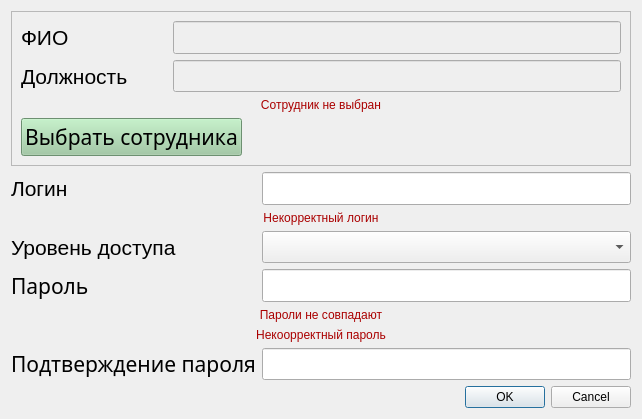
<?xml version="1.0" encoding="UTF-8"?>
<ui version="4.0">
 <class>AddUserDialog</class>
 <widget class="QDialog" name="AddUserDialog">
  <property name="geometry">
   <rect>
    <x>0</x>
    <y>0</y>
    <width>642</width>
    <height>419</height>
   </rect>
  </property>
  <property name="windowTitle">
   <string>Новый пользователь</string>
  </property>
  <layout class="QGridLayout" name="gridLayout">
   <item row="9" column="0" colspan="2">
    <widget class="QLabel" name="incorrect_label">
     <property name="styleSheet">
      <string notr="true">QLabel
{
	color: rgb(170, 0, 0)
}</string>
     </property>
     <property name="text">
      <string>Некоорректный пароль</string>
     </property>
     <property name="alignment">
      <set>Qt::AlignCenter</set>
     </property>
    </widget>
   </item>
   <item row="0" column="0" colspan="2">
    <widget class="QFrame" name="frame">
     <property name="frameShape">
      <enum>QFrame::StyledPanel</enum>
     </property>
     <property name="frameShadow">
      <enum>QFrame::Raised</enum>
     </property>
     <layout class="QGridLayout" name="gridLayout_2">
      <item row="1" column="0">
       <widget class="QLabel" name="pos_label">
        <property name="minimumSize">
         <size>
          <width>0</width>
          <height>30</height>
         </size>
        </property>
        <property name="font">
         <font>
          <pointsize>16</pointsize>
         </font>
        </property>
        <property name="text">
         <string>Должность</string>
        </property>
       </widget>
      </item>
      <item row="0" column="1" colspan="3">
       <widget class="QLineEdit" name="surname_lineEdit">
        <property name="enabled">
         <bool>false</bool>
        </property>
        <property name="minimumSize">
         <size>
          <width>350</width>
          <height>30</height>
         </size>
        </property>
        <property name="font">
         <font>
          <pointsize>16</pointsize>
         </font>
        </property>
       </widget>
      </item>
      <item row="1" column="1" colspan="3">
       <widget class="QLineEdit" name="pos_lineEdit">
        <property name="enabled">
         <bool>false</bool>
        </property>
        <property name="minimumSize">
         <size>
          <width>350</width>
          <height>30</height>
         </size>
        </property>
        <property name="font">
         <font>
          <pointsize>16</pointsize>
         </font>
        </property>
       </widget>
      </item>
      <item row="0" column="0">
       <widget class="QLabel" name="surname_label">
        <property name="minimumSize">
         <size>
          <width>0</width>
          <height>30</height>
         </size>
        </property>
        <property name="font">
         <font>
          <pointsize>16</pointsize>
         </font>
        </property>
        <property name="text">
         <string>ФИО</string>
        </property>
       </widget>
      </item>
      <item row="5" column="0" colspan="4">
       <layout class="QHBoxLayout" name="horizontalLayout">
        <item>
         <widget class="QPushButton" name="staff_pushButton">
          <property name="minimumSize">
           <size>
            <width>0</width>
            <height>30</height>
           </size>
          </property>
          <property name="palette">
           <palette>
            <active>
             <colorrole role="WindowText">
              <brush brushstyle="SolidPattern">
               <color alpha="255">
                <red>0</red>
                <green>0</green>
                <blue>0</blue>
               </color>
              </brush>
             </colorrole>
             <colorrole role="Button">
              <brush brushstyle="SolidPattern">
               <color alpha="255">
                <red>153</red>
                <green>201</green>
                <blue>158</blue>
               </color>
              </brush>
             </colorrole>
             <colorrole role="Light">
              <brush brushstyle="SolidPattern">
               <color alpha="255">
                <red>241</red>
                <green>255</green>
                <blue>243</blue>
               </color>
              </brush>
             </colorrole>
             <colorrole role="Midlight">
              <brush brushstyle="SolidPattern">
               <color alpha="255">
                <red>197</red>
                <green>228</green>
                <blue>200</blue>
               </color>
              </brush>
             </colorrole>
             <colorrole role="Dark">
              <brush brushstyle="SolidPattern">
               <color alpha="255">
                <red>76</red>
                <green>100</green>
                <blue>79</blue>
               </color>
              </brush>
             </colorrole>
             <colorrole role="Mid">
              <brush brushstyle="SolidPattern">
               <color alpha="255">
                <red>102</red>
                <green>134</green>
                <blue>105</blue>
               </color>
              </brush>
             </colorrole>
             <colorrole role="Text">
              <brush brushstyle="SolidPattern">
               <color alpha="255">
                <red>0</red>
                <green>0</green>
                <blue>0</blue>
               </color>
              </brush>
             </colorrole>
             <colorrole role="BrightText">
              <brush brushstyle="SolidPattern">
               <color alpha="255">
                <red>255</red>
                <green>255</green>
                <blue>255</blue>
               </color>
              </brush>
             </colorrole>
             <colorrole role="ButtonText">
              <brush brushstyle="SolidPattern">
               <color alpha="255">
                <red>0</red>
                <green>0</green>
                <blue>0</blue>
               </color>
              </brush>
             </colorrole>
             <colorrole role="Base">
              <brush brushstyle="SolidPattern">
               <color alpha="255">
                <red>255</red>
                <green>255</green>
                <blue>255</blue>
               </color>
              </brush>
             </colorrole>
             <colorrole role="Window">
              <brush brushstyle="SolidPattern">
               <color alpha="255">
                <red>153</red>
                <green>201</green>
                <blue>158</blue>
               </color>
              </brush>
             </colorrole>
             <colorrole role="Shadow">
              <brush brushstyle="SolidPattern">
               <color alpha="255">
                <red>0</red>
                <green>0</green>
                <blue>0</blue>
               </color>
              </brush>
             </colorrole>
             <colorrole role="AlternateBase">
              <brush brushstyle="SolidPattern">
               <color alpha="255">
                <red>204</red>
                <green>228</green>
                <blue>206</blue>
               </color>
              </brush>
             </colorrole>
             <colorrole role="ToolTipBase">
              <brush brushstyle="SolidPattern">
               <color alpha="255">
                <red>255</red>
                <green>255</green>
                <blue>220</blue>
               </color>
              </brush>
             </colorrole>
             <colorrole role="ToolTipText">
              <brush brushstyle="SolidPattern">
               <color alpha="255">
                <red>0</red>
                <green>0</green>
                <blue>0</blue>
               </color>
              </brush>
             </colorrole>
             <colorrole role="PlaceholderText">
              <brush brushstyle="SolidPattern">
               <color alpha="128">
                <red>0</red>
                <green>0</green>
                <blue>0</blue>
               </color>
              </brush>
             </colorrole>
            </active>
            <inactive>
             <colorrole role="WindowText">
              <brush brushstyle="SolidPattern">
               <color alpha="255">
                <red>0</red>
                <green>0</green>
                <blue>0</blue>
               </color>
              </brush>
             </colorrole>
             <colorrole role="Button">
              <brush brushstyle="SolidPattern">
               <color alpha="255">
                <red>153</red>
                <green>201</green>
                <blue>158</blue>
               </color>
              </brush>
             </colorrole>
             <colorrole role="Light">
              <brush brushstyle="SolidPattern">
               <color alpha="255">
                <red>241</red>
                <green>255</green>
                <blue>243</blue>
               </color>
              </brush>
             </colorrole>
             <colorrole role="Midlight">
              <brush brushstyle="SolidPattern">
               <color alpha="255">
                <red>197</red>
                <green>228</green>
                <blue>200</blue>
               </color>
              </brush>
             </colorrole>
             <colorrole role="Dark">
              <brush brushstyle="SolidPattern">
               <color alpha="255">
                <red>76</red>
                <green>100</green>
                <blue>79</blue>
               </color>
              </brush>
             </colorrole>
             <colorrole role="Mid">
              <brush brushstyle="SolidPattern">
               <color alpha="255">
                <red>102</red>
                <green>134</green>
                <blue>105</blue>
               </color>
              </brush>
             </colorrole>
             <colorrole role="Text">
              <brush brushstyle="SolidPattern">
               <color alpha="255">
                <red>0</red>
                <green>0</green>
                <blue>0</blue>
               </color>
              </brush>
             </colorrole>
             <colorrole role="BrightText">
              <brush brushstyle="SolidPattern">
               <color alpha="255">
                <red>255</red>
                <green>255</green>
                <blue>255</blue>
               </color>
              </brush>
             </colorrole>
             <colorrole role="ButtonText">
              <brush brushstyle="SolidPattern">
               <color alpha="255">
                <red>0</red>
                <green>0</green>
                <blue>0</blue>
               </color>
              </brush>
             </colorrole>
             <colorrole role="Base">
              <brush brushstyle="SolidPattern">
               <color alpha="255">
                <red>255</red>
                <green>255</green>
                <blue>255</blue>
               </color>
              </brush>
             </colorrole>
             <colorrole role="Window">
              <brush brushstyle="SolidPattern">
               <color alpha="255">
                <red>153</red>
                <green>201</green>
                <blue>158</blue>
               </color>
              </brush>
             </colorrole>
             <colorrole role="Shadow">
              <brush brushstyle="SolidPattern">
               <color alpha="255">
                <red>0</red>
                <green>0</green>
                <blue>0</blue>
               </color>
              </brush>
             </colorrole>
             <colorrole role="AlternateBase">
              <brush brushstyle="SolidPattern">
               <color alpha="255">
                <red>204</red>
                <green>228</green>
                <blue>206</blue>
               </color>
              </brush>
             </colorrole>
             <colorrole role="ToolTipBase">
              <brush brushstyle="SolidPattern">
               <color alpha="255">
                <red>255</red>
                <green>255</green>
                <blue>220</blue>
               </color>
              </brush>
             </colorrole>
             <colorrole role="ToolTipText">
              <brush brushstyle="SolidPattern">
               <color alpha="255">
                <red>0</red>
                <green>0</green>
                <blue>0</blue>
               </color>
              </brush>
             </colorrole>
             <colorrole role="PlaceholderText">
              <brush brushstyle="SolidPattern">
               <color alpha="128">
                <red>0</red>
                <green>0</green>
                <blue>0</blue>
               </color>
              </brush>
             </colorrole>
            </inactive>
            <disabled>
             <colorrole role="WindowText">
              <brush brushstyle="SolidPattern">
               <color alpha="255">
                <red>76</red>
                <green>100</green>
                <blue>79</blue>
               </color>
              </brush>
             </colorrole>
             <colorrole role="Button">
              <brush brushstyle="SolidPattern">
               <color alpha="255">
                <red>153</red>
                <green>201</green>
                <blue>158</blue>
               </color>
              </brush>
             </colorrole>
             <colorrole role="Light">
              <brush brushstyle="SolidPattern">
               <color alpha="255">
                <red>241</red>
                <green>255</green>
                <blue>243</blue>
               </color>
              </brush>
             </colorrole>
             <colorrole role="Midlight">
              <brush brushstyle="SolidPattern">
               <color alpha="255">
                <red>197</red>
                <green>228</green>
                <blue>200</blue>
               </color>
              </brush>
             </colorrole>
             <colorrole role="Dark">
              <brush brushstyle="SolidPattern">
               <color alpha="255">
                <red>76</red>
                <green>100</green>
                <blue>79</blue>
               </color>
              </brush>
             </colorrole>
             <colorrole role="Mid">
              <brush brushstyle="SolidPattern">
               <color alpha="255">
                <red>102</red>
                <green>134</green>
                <blue>105</blue>
               </color>
              </brush>
             </colorrole>
             <colorrole role="Text">
              <brush brushstyle="SolidPattern">
               <color alpha="255">
                <red>76</red>
                <green>100</green>
                <blue>79</blue>
               </color>
              </brush>
             </colorrole>
             <colorrole role="BrightText">
              <brush brushstyle="SolidPattern">
               <color alpha="255">
                <red>255</red>
                <green>255</green>
                <blue>255</blue>
               </color>
              </brush>
             </colorrole>
             <colorrole role="ButtonText">
              <brush brushstyle="SolidPattern">
               <color alpha="255">
                <red>76</red>
                <green>100</green>
                <blue>79</blue>
               </color>
              </brush>
             </colorrole>
             <colorrole role="Base">
              <brush brushstyle="SolidPattern">
               <color alpha="255">
                <red>153</red>
                <green>201</green>
                <blue>158</blue>
               </color>
              </brush>
             </colorrole>
             <colorrole role="Window">
              <brush brushstyle="SolidPattern">
               <color alpha="255">
                <red>153</red>
                <green>201</green>
                <blue>158</blue>
               </color>
              </brush>
             </colorrole>
             <colorrole role="Shadow">
              <brush brushstyle="SolidPattern">
               <color alpha="255">
                <red>0</red>
                <green>0</green>
                <blue>0</blue>
               </color>
              </brush>
             </colorrole>
             <colorrole role="AlternateBase">
              <brush brushstyle="SolidPattern">
               <color alpha="255">
                <red>153</red>
                <green>201</green>
                <blue>158</blue>
               </color>
              </brush>
             </colorrole>
             <colorrole role="ToolTipBase">
              <brush brushstyle="SolidPattern">
               <color alpha="255">
                <red>255</red>
                <green>255</green>
                <blue>220</blue>
               </color>
              </brush>
             </colorrole>
             <colorrole role="ToolTipText">
              <brush brushstyle="SolidPattern">
               <color alpha="255">
                <red>0</red>
                <green>0</green>
                <blue>0</blue>
               </color>
              </brush>
             </colorrole>
             <colorrole role="PlaceholderText">
              <brush brushstyle="SolidPattern">
               <color alpha="128">
                <red>0</red>
                <green>0</green>
                <blue>0</blue>
               </color>
              </brush>
             </colorrole>
            </disabled>
           </palette>
          </property>
          <property name="font">
           <font>
            <family>Accanthis ADF Std</family>
            <pointsize>16</pointsize>
           </font>
          </property>
          <property name="text">
           <string>Выбрать сотрудника</string>
          </property>
         </widget>
        </item>
        <item>
         <spacer name="horizontalSpacer">
          <property name="orientation">
           <enum>Qt::Horizontal</enum>
          </property>
          <property name="sizeHint" stdset="0">
           <size>
            <width>40</width>
            <height>20</height>
           </size>
          </property>
         </spacer>
        </item>
       </layout>
      </item>
      <item row="2" column="0" colspan="4">
       <widget class="QLabel" name="staff_label">
        <property name="autoFillBackground">
         <bool>false</bool>
        </property>
        <property name="styleSheet">
         <string notr="true">QLabel
{
	color: rgb(170, 0, 0)
}</string>
        </property>
        <property name="text">
         <string>Сотрудник не выбран</string>
        </property>
        <property name="alignment">
         <set>Qt::AlignCenter</set>
        </property>
       </widget>
      </item>
     </layout>
    </widget>
   </item>
   <item row="7" column="1">
    <widget class="PasswordLineEdit" name="pass_lineEdit">
     <property name="enabled">
      <bool>true</bool>
     </property>
     <property name="minimumSize">
      <size>
       <width>350</width>
       <height>30</height>
      </size>
     </property>
     <property name="font">
      <font>
       <pointsize>16</pointsize>
      </font>
     </property>
     <property name="text">
      <string/>
     </property>
     <property name="frame">
      <bool>true</bool>
     </property>
     <property name="echoMode">
      <enum>QLineEdit::Password</enum>
     </property>
    </widget>
   </item>
   <item row="4" column="0">
    <widget class="QLabel" name="login_label">
     <property name="minimumSize">
      <size>
       <width>0</width>
       <height>30</height>
      </size>
     </property>
     <property name="font">
      <font>
       <pointsize>16</pointsize>
      </font>
     </property>
     <property name="text">
      <string>Логин</string>
     </property>
    </widget>
   </item>
   <item row="7" column="0">
    <widget class="QLabel" name="pass_label">
     <property name="minimumSize">
      <size>
       <width>0</width>
       <height>30</height>
      </size>
     </property>
     <property name="font">
      <font>
       <family>Accanthis ADF Std</family>
       <pointsize>16</pointsize>
      </font>
     </property>
     <property name="text">
      <string>Пароль</string>
     </property>
    </widget>
   </item>
   <item row="8" column="0" colspan="2">
    <widget class="QLabel" name="diff_label">
     <property name="styleSheet">
      <string notr="true">QLabel
{
	color: rgb(170, 0, 0)
}</string>
     </property>
     <property name="text">
      <string>Пароли не совпадают</string>
     </property>
     <property name="alignment">
      <set>Qt::AlignCenter</set>
     </property>
    </widget>
   </item>
   <item row="10" column="0">
    <widget class="QLabel" name="confirm_pass_label">
     <property name="minimumSize">
      <size>
       <width>0</width>
       <height>30</height>
      </size>
     </property>
     <property name="font">
      <font>
       <family>Accanthis ADF Std</family>
       <pointsize>16</pointsize>
      </font>
     </property>
     <property name="text">
      <string>Подтверждение пароля</string>
     </property>
    </widget>
   </item>
   <item row="6" column="1">
    <widget class="QComboBox" name="access_level_comboBox">
     <property name="enabled">
      <bool>true</bool>
     </property>
     <property name="minimumSize">
      <size>
       <width>350</width>
       <height>30</height>
      </size>
     </property>
     <property name="font">
      <font>
       <pointsize>16</pointsize>
      </font>
     </property>
    </widget>
   </item>
   <item row="10" column="1">
    <widget class="PasswordLineEdit" name="confirm_pass_lineEdit">
     <property name="minimumSize">
      <size>
       <width>0</width>
       <height>30</height>
      </size>
     </property>
     <property name="font">
      <font>
       <pointsize>16</pointsize>
      </font>
     </property>
    </widget>
   </item>
   <item row="6" column="0">
    <widget class="QLabel" name="access_level_label">
     <property name="minimumSize">
      <size>
       <width>0</width>
       <height>30</height>
      </size>
     </property>
     <property name="font">
      <font>
       <pointsize>16</pointsize>
      </font>
     </property>
     <property name="text">
      <string>Уровень доступа</string>
     </property>
    </widget>
   </item>
   <item row="11" column="1">
    <widget class="QDialogButtonBox" name="buttonBox">
     <property name="orientation">
      <enum>Qt::Horizontal</enum>
     </property>
     <property name="standardButtons">
      <set>QDialogButtonBox::Cancel|QDialogButtonBox::Ok</set>
     </property>
    </widget>
   </item>
   <item row="4" column="1">
    <widget class="QLineEdit" name="login_lineEdit">
     <property name="enabled">
      <bool>true</bool>
     </property>
     <property name="minimumSize">
      <size>
       <width>350</width>
       <height>30</height>
      </size>
     </property>
     <property name="font">
      <font>
       <pointsize>16</pointsize>
      </font>
     </property>
    </widget>
   </item>
   <item row="5" column="0" colspan="2">
    <widget class="QLabel" name="incorrect_login_label">
     <property name="styleSheet">
      <string notr="true">QLabel
{
	color: rgb(170, 0, 0)
}</string>
     </property>
     <property name="text">
      <string>Некорректный логин</string>
     </property>
     <property name="alignment">
      <set>Qt::AlignCenter</set>
     </property>
    </widget>
   </item>
  </layout>
 </widget>
 <customwidgets>
  <customwidget>
   <class>PasswordLineEdit</class>
   <extends>QLineEdit</extends>
   <header>core/password_line_edit.h</header>
  </customwidget>
 </customwidgets>
 <tabstops>
  <tabstop>surname_lineEdit</tabstop>
  <tabstop>pos_lineEdit</tabstop>
  <tabstop>staff_pushButton</tabstop>
  <tabstop>login_lineEdit</tabstop>
  <tabstop>access_level_comboBox</tabstop>
  <tabstop>pass_lineEdit</tabstop>
  <tabstop>confirm_pass_lineEdit</tabstop>
 </tabstops>
 <resources/>
 <connections>
  <connection>
   <sender>buttonBox</sender>
   <signal>accepted()</signal>
   <receiver>AddUserDialog</receiver>
   <slot>accept()</slot>
   <hints>
    <hint type="sourcelabel">
     <x>248</x>
     <y>254</y>
    </hint>
    <hint type="destinationlabel">
     <x>157</x>
     <y>274</y>
    </hint>
   </hints>
  </connection>
  <connection>
   <sender>buttonBox</sender>
   <signal>rejected()</signal>
   <receiver>AddUserDialog</receiver>
   <slot>reject()</slot>
   <hints>
    <hint type="sourcelabel">
     <x>316</x>
     <y>260</y>
    </hint>
    <hint type="destinationlabel">
     <x>286</x>
     <y>274</y>
    </hint>
   </hints>
  </connection>
 </connections>
</ui>
